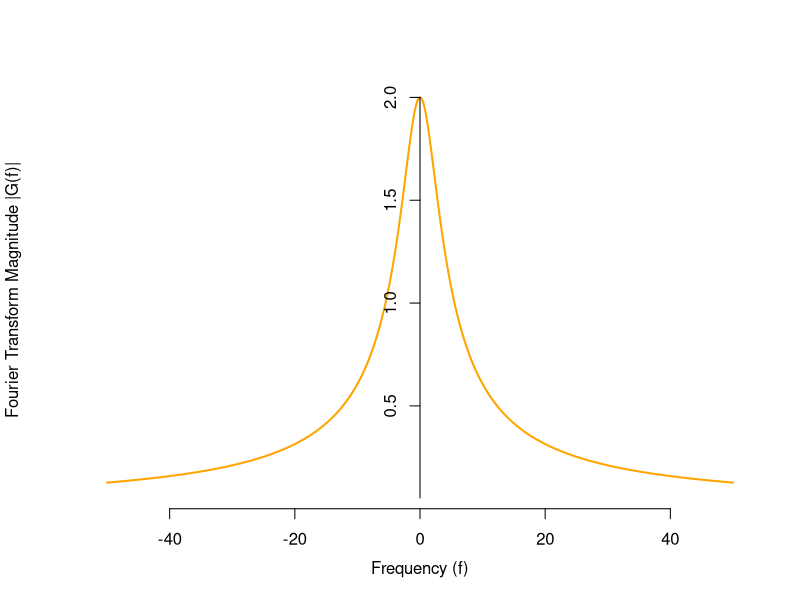
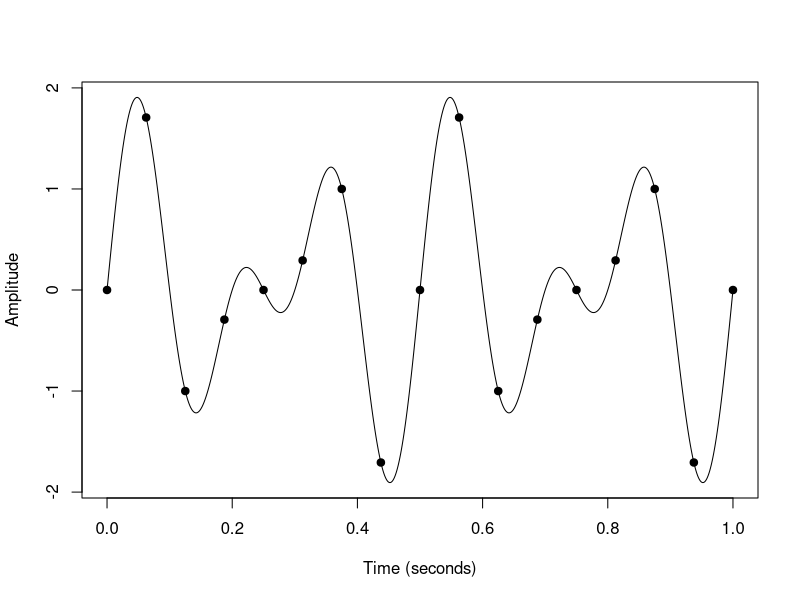
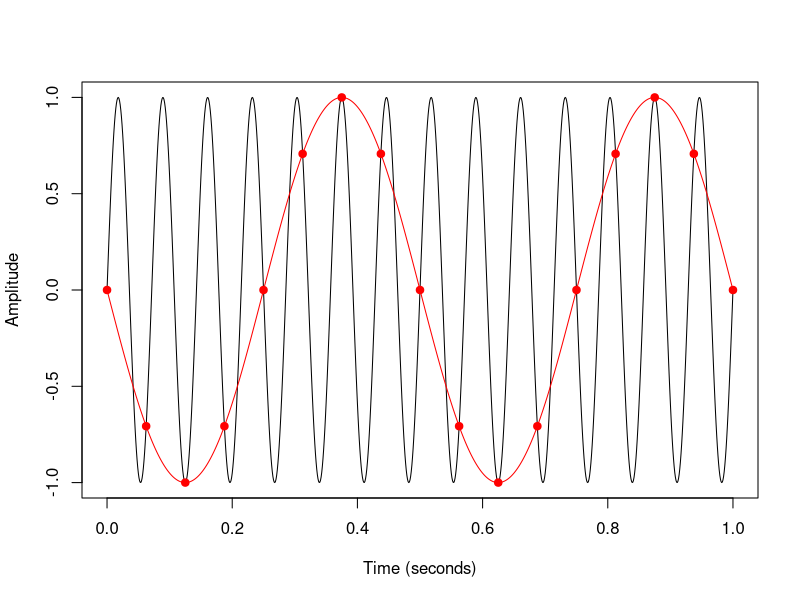

Source code (R) for these figures, in order:
## ---- chunk 1
fs <- seq(-50, 50, by=.1)
plot(fs, sqrt(4 / (1 + (2*pi*fs/20)^2)), col="orange", type="l", lwd=2,
     xaxt="n", yaxt="n", bty="n",
     xlab="Frequency (f)", ylab="Fourier Transform Magnitude |G(f)|")
axis(1, pos=0)
axis(2, pos=0, at=(0:4) / 2)
## ---- chunk 2
ts <- seq(0, 1, .001)
plot(ts, sin(2 * pi * 4 * ts) + sin(2 * pi * 6 * ts), type="l",
     xlab="Time (seconds)", ylab="Amplitude")

ts <- seq(0, 1, length.out=17)
points(ts, sin(2 * pi * 4 * ts) + sin(2 * pi * 6 * ts), pch=19)
## ---- chunk 3
ts <- seq(0, 1, .001)
plot(ts, sin(2 * pi * 14 * ts), type="l", col="black",
     xlab="Time (seconds)", ylab="Amplitude")
lines(ts, -sin(2 * pi * 2 * ts), col="red")

ts <- seq(0, 1, length.out=17)
points(ts, sin(2 * pi * 14 * ts), pch=19, col="red")
